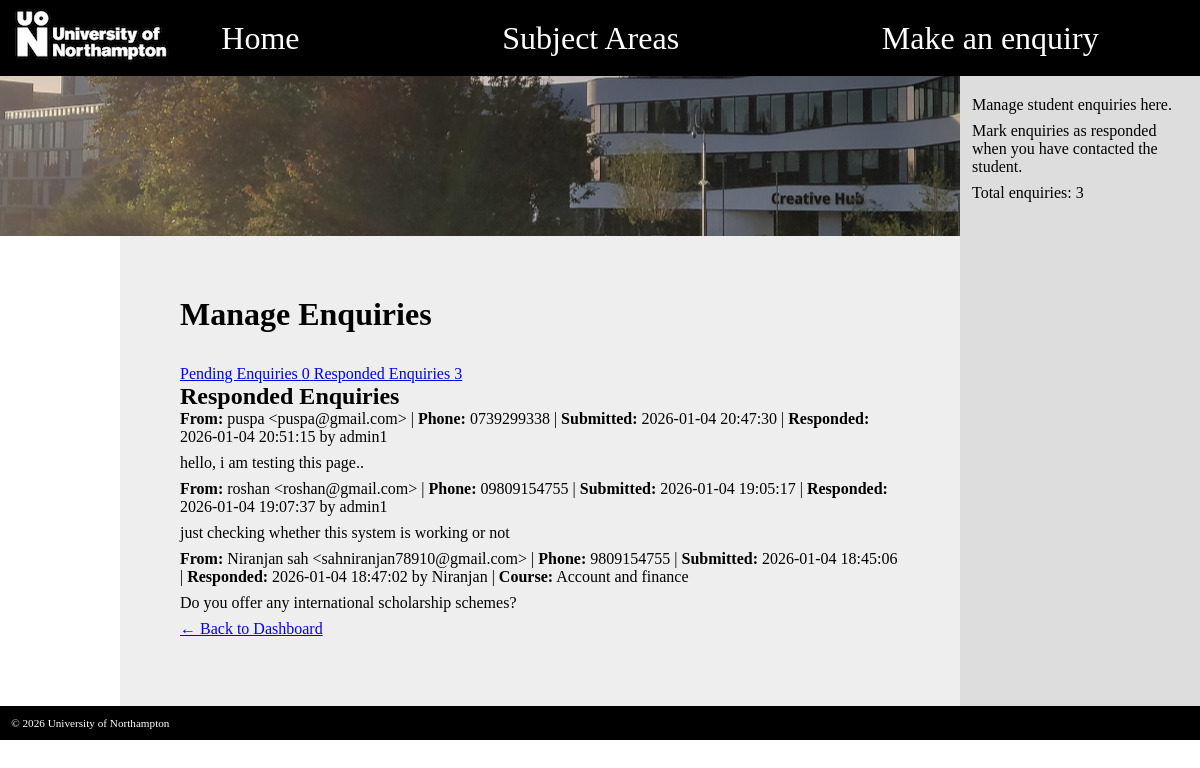
The page /default/public/admin/enquiries.php?section=responded (signed in) on the database its author committed.
### tables this page shows
CREATE TABLE `enquiries` (
  `id` int(11) NOT NULL AUTO_INCREMENT,
  `name` varchar(100) NOT NULL,
  `email` varchar(100) NOT NULL,
  `phone` varchar(20) DEFAULT NULL,
  `course_id` int(11) DEFAULT NULL,
  `message` text NOT NULL,
  `responded_by` int(11) DEFAULT NULL,
  `responded_at` timestamp NULL DEFAULT NULL,
  `created_at` timestamp NULL DEFAULT current_timestamp(),
  PRIMARY KEY (`id`),
  KEY `course_id` (`course_id`),
  KEY `responded_by` (`responded_by`),
  CONSTRAINT `enquiries_ibfk_1` FOREIGN KEY (`course_id`) REFERENCES `courses` (`id`) ON DELETE SET NULL,
  CONSTRAINT `enquiries_ibfk_2` FOREIGN KEY (`responded_by`) REFERENCES `users` (`id`) ON DELETE SET NULL
);

CREATE TABLE `users` (
  `id` int(11) NOT NULL AUTO_INCREMENT,
  `username` varchar(50) NOT NULL,
  `password` varchar(255) NOT NULL,
  `role` varchar(20) NOT NULL,
  `created_at` timestamp NULL DEFAULT current_timestamp(),
  PRIMARY KEY (`id`),
  UNIQUE KEY `username` (`username`)
);

CREATE TABLE `courses` (
  `id` int(11) NOT NULL AUTO_INCREMENT,
  `subject_area_id` int(11) DEFAULT NULL,
  `title` varchar(200) NOT NULL,
  `type` varchar(10) NOT NULL,
  `duration_years` int(11) NOT NULL,
  `description` text NOT NULL,
  `created_at` timestamp NULL DEFAULT current_timestamp(),
  `part_time` tinyint(1) DEFAULT 0,
  PRIMARY KEY (`id`),
  KEY `subject_area_id` (`subject_area_id`),
  CONSTRAINT `courses_ibfk_1` FOREIGN KEY (`subject_area_id`) REFERENCES `subject_areas` (`id`) ON DELETE SET NULL
);

### default/public/admin/enquiries.php (the view, shortened to what this page needs)
<?php
require_once '../includes/database.php';
$section = $_GET['section'] ?? 'pending';
$pendingStmt = $pdo->prepare('
    SELECT e.*, c.title as course_title, u.username as responder_name
    FROM enquiries e
    LEFT JOIN courses c ON e.course_id = c.id
    LEFT JOIN users u ON e.responded_by = u.id
    WHERE e.responded_at IS NULL
    ORDER BY e.created_at DESC
');
$pendingStmt->execute();
$pending_enquiries = $pendingStmt->fetchAll();
$respondedStmt = $pdo->prepare('
    SELECT e.*, c.title as course_title, u.username as responder_name
    FROM enquiries e
    LEFT JOIN courses c ON e.course_id = c.id
    LEFT JOIN users u ON e.responded_by = u.id
    WHERE e.responded_at IS NOT NULL
    ORDER BY e.responded_at DESC
');
$respondedStmt->execute();
$responded_enquiries = $respondedStmt->fetchAll();
?>
<!doctype html>
<html>
<head>
    <link rel="stylesheet" href="../uon.css" />
</head>
<body>
    <header>
        <img src="../logo.jpg" alt="logo" />
        <ul>
            <li><a href="../index.php">Home</a></li>
            <li>Subject Areas
            </li>
            <li><a href="../enquiry.php">Make an enquiry</a></li>
        </ul>
    </header>
    <section></section>
    <main>
        <h1>Manage Enquiries</h1>
        <div class="enquiry-tabs">
            <a href="?section=pending" class="enquiry-tab <?php echo ($section == 'pending') ? 'active' : ''; ?>">
                Pending Enquiries
                <span class="status-badge status-pending"><?php echo count($pending_enquiries); ?></span>
            </a>
            <a href="?section=responded" class="enquiry-tab <?php echo ($section == 'responded') ? 'active' : ''; ?>">
                Responded Enquiries
                <span class="status-badge status-responded"><?php echo count($responded_enquiries); ?></span>
            </a>
        </div>
        <?php if ($section == 'pending'): ?>
            <h2>Pending Enquiries (Not Responded Yet)</h2>
            <?php if (count($pending_enquiries) > 0): ?>
                <?php foreach ($pending_enquiries as $enquiry): ?>
                <div class="enquiry-item">
                    <div class="enquiry-meta">
                        <strong>From:</strong> <?php echo htmlspecialchars($enquiry['name']); ?>
                        &lt;<?php echo htmlspecialchars($enquiry['email']); ?>&gt;
                        <?php if ($enquiry['phone']): ?>
                            | <strong>Phone:</strong> <?php echo htmlspecialchars($enquiry['phone']); ?>
                        <?php endif; ?>
                        | <strong>Submitted:</strong> <?php echo $enquiry['created_at']; ?>
                        <?php if ($enquiry['course_title']): ?>
                            | <strong>Course:</strong> <?php echo htmlspecialchars($enquiry['course_title']); ?>
                        <?php endif; ?>
                    </div>
                    <div class="enquiry-message">
                        <p><?php echo nl2br(htmlspecialchars($enquiry['message'])); ?></p>
                    </div>
                    <div class="enquiry-actions">
                        <form action="" method="POST">
                            <input type="hidden" name="mark_responded" value="<?php echo $enquiry['id']; ?>" />
                            <input type="submit" value="Mark as Responded" />
                        </form>
                    </div>
                </div>
                <?php endforeach; ?>
            <?php else: ?>
                <p>No pending enquiries. Great work!</p>
            <?php endif; ?>
        <?php else: ?>
            <h2>Responded Enquiries</h2>
            <?php if (count($responded_enquiries) > 0): ?>
                <?php foreach ($responded_enquiries as $enquiry): ?>
                <div class="enquiry-item responded">
                    <div class="enquiry-meta">
                        <strong>From:</strong> <?php echo htmlspecialchars($enquiry['name']); ?>
                        &lt;<?php echo htmlspecialchars($enquiry['email']); ?>&gt;
                        <?php if ($enquiry['phone']): ?>
                            | <strong>Phone:</strong> <?php echo htmlspecialchars($enquiry['phone']); ?>
                        <?php endif; ?>
                        | <strong>Submitted:</strong> <?php echo $enquiry['created_at']; ?>
                        | <strong>Responded:</strong> <?php echo $enquiry['responded_at']; ?>
                        by <?php echo htmlspecialchars($enquiry['responder_name'] ?? 'Unknown'); ?>
                        <?php if ($enquiry['course_title']): ?>
                            | <strong>Course:</strong> <?php echo htmlspecialchars($enquiry['course_title']); ?>
                        <?php endif; ?>
                    </div>
                    <div class="enquiry-message">
                        <p><?php echo nl2br(htmlspecialchars($enquiry['message'])); ?></p>
                    </div>
                </div>
                <?php endforeach; ?>
            <?php else: ?>
                <p>No responded enquiries yet.</p>
            <?php endif; ?>
        <?php endif; ?>
        <p><a href="index.php">← Back to Dashboard</a></p>
    </main>
    <aside>
        <p>Manage student enquiries here.</p>
        <p>Mark enquiries as responded when you have contacted the student.</p>
        <p>Total enquiries: <?php echo count($pending_enquiries) + count($responded_enquiries); ?></p>
    </aside>
    <footer>
        &copy; <?php echo date('Y'); ?> University of Northampton
    </footer>
</body>
</html>

### default/public/uon.css (style rules this page uses)
* { margin: 0; padding: 0; }
body { background-color: white; font-family: 'Oxygen-Regular'; display: grid; grid-template-columns: 10% 70% 20%; grid-template-rows: auto; grid-template-areas: "header header header" "img img aside" ". main aside" "footer footer footer"; }
body > section { grid-area: img; height: 20vh; background-image: url(uni.jpg); background-position: center center; }
header a { color: white; text-decoration: none; }
main { min-height: 20vh; grid-area: main; padding: 5vw; background-color: #eee; }
header { background-color: black; grid-area: header; }
aside { background-color: #ddd; min-height: 20px; grid-area: aside; padding: 1vw; }
footer { color: white; padding: 1em; background-color: black; font-size: 0.7em; grid-area: footer; }
header { display: grid; grid-template-columns: 10% 90%; }
header ul { align-self: center; display: grid; grid-template-columns: auto auto auto; grid-template-rows: auto; color: white; list-style-type: none; }
header > ul > li { font-size: 2em; cursor: pointer; text-align: center; }
h1 { font-weight: bold; margin-bottom: 1em; }
p { margin-top: 0.5em; margin-bottom: 0.5em; }

### rows shown on the page
enquiries: name "puspa", email "puspa@gmail.com", phone "0739299338", created_at "2026-01-04 20:47:30", responded_at "2026-01-04 20:51:15", responded_by.username "admin1", message "hello, i am testing this page.."
enquiries: name "roshan", email "roshan@gmail.com", phone "09809154755", created_at "2026-01-04 19:05:17", responded_at "2026-01-04 19:07:37", responded_by.username "admin1", message "just checking whether this system is working or not"
enquiries: name "Niranjan sah", email "sahniranjan78910@gmail.com", phone "9809154755", created_at "2026-01-04 18:45:06", responded_at "2026-01-04 18:47:02", responded_by.username "Niranjan", course.title "Account and finance", message "Do you offer any international scholarship schemes?"

### other values the page prints
count($pending_enquiries) "0"
count($responded_enquiries) "3"
count($pending_enquiries) + count($responded_enquiries) "3"
